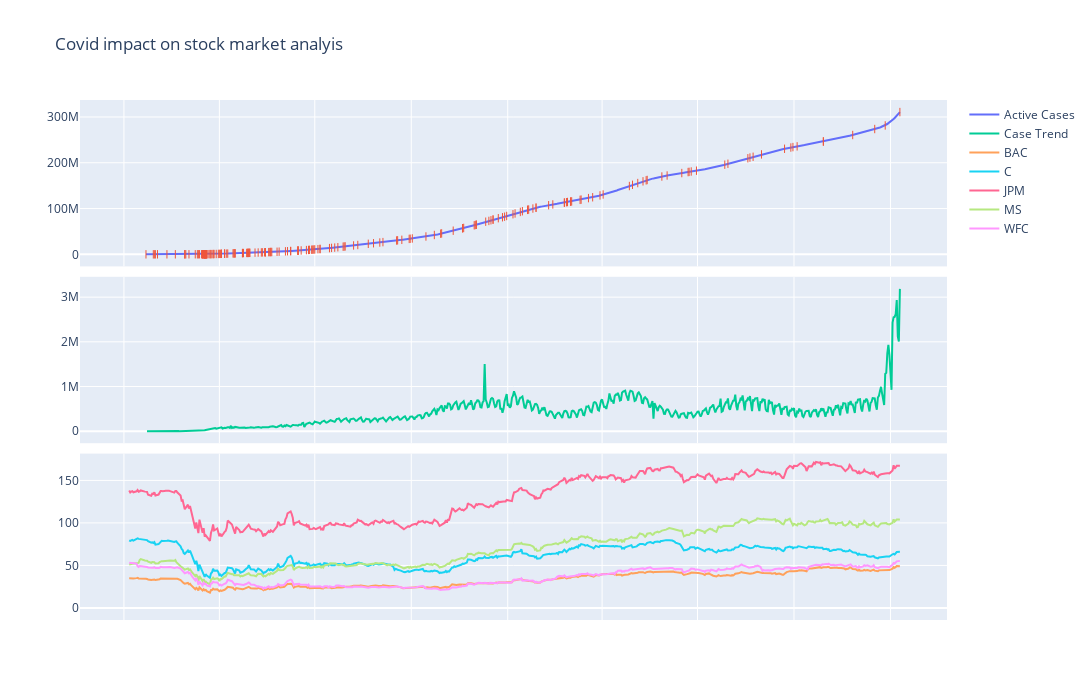

Notebook source saved alongside this figure:
### Code cell
#fig1 = px.line(cases_c, x='Event_Date', y='ActiveCases')
#fig2 = px.line(cases_c, x='Event_Date', y='CaseTrend')
#fig=px.subplot(fig1, fig2, nrows = 2, shareX = TRUE)
fig = make_subplots(rows=3, cols=1, shared_xaxes=True, vertical_spacing=00.02)
fig.add_trace(go.Scatter(x=Alldf['Event_Date'], y=Alldf['ActiveCases'], name="Active Cases"), row=1, col=1)
fig.add_trace(go.Scatter(x=Alldf[Alldf['Event'].notna()]['Event_Date'], y=Alldf[Alldf['Event'].notna()]['ActiveCases'],  hovertemplate=Alldf[Alldf['Event'].notna()]['Event'], mode='markers', marker_symbol='line-ns-open', showlegend=False, name="Event"), row=1, col=1)

fig.add_trace(go.Scatter(x=Alldf['Event_Date'], y=Alldf['CaseTrend'], name="Case Trend"), row=2, col=1)
fig.add_trace(go.Scatter(x=Alldf[Alldf['Event'].notna()]['Event_Date'], y=Alldf[Alldf['Event'].notna()]['CaseTrend'],  hovertemplate=Alldf[Alldf['Event'].notna()]['Event'], mode='markers', marker_symbol='line-ns', showlegend=False, name="Event"), row=2, col=1)


fig.add_trace(go.Scatter(x=xbac, y=ybac, name="BAC"), row=3, col=1)
fig.add_trace(go.Scatter(x=xc, y=yc, name="C"), row=3, col=1)
fig.add_trace(go.Scatter(x=xjpm, y=yjpm, name="JPM"), row=3, col=1)
fig.add_trace(go.Scatter(x=xms, y=yms, name="MS"), row=3, col=1)
fig.add_trace(go.Scatter(x=xwfc, y=ywfc, name="WFC", ), row=3, col=1)
fig.add_trace(go.Scatter(x=Alldf[Alldf['Event'].notna()]['Event_Date'], y=Alldf[Alldf['Event'].notna()]['BAC'],  hovertemplate=Alldf[Alldf['Event'].notna()]['Event'], mode='markers', marker_symbol='line-ns', showlegend=False, name="Event"), row=3, col=1)


fig.update_traces(xaxis='x1')
fig.update_layout(hovermode="x unified", height=700, width=1400, title_text="Covid impact on stock market analyis")

### Figure 1 — Plotly figure (JSON) as saved in the notebook; plotly's stock layout.template omitted (floating-point values rounded to 4 significant figures; data arrays with more than 128 entries replaced by an {"elided": "..."} marker saying what was removed)
{"data": [{"name": "Active Cases", "type": "scatter", "x": {"elided": "775 str values"}, "xaxis": "x", "y": {"elided": "775 int values"}, "yaxis": "y"}, {"hovertemplate": {"elided": "202 str values"}, "marker": {"symbol": "line-ns-open"}, "mode": "markers", "name": "Event", "showlegend": false, "type": "scatter", "x": {"elided": "202 str values"}, "xaxis": "x", "y": {"elided": "202 int values"}, "yaxis": "y"}, {"name": "Case Trend", "type": "scatter", "x": {"elided": "775 str values"}, "xaxis": "x", "y": {"elided": "775 int values"}, "yaxis": "y2"}, {"hovertemplate": {"elided": "202 str values"}, "marker": {"symbol": "line-ns"}, "mode": "markers", "name": "Event", "showlegend": false, "type": "scatter", "x": {"elided": "202 str values"}, "xaxis": "x", "y": {"elided": "202 int values"}, "yaxis": "y2"}, {"name": "BAC", "type": "scatter", "x": {"elided": "552 str values"}, "xaxis": "x", "y": {"elided": "552 float values"}, "yaxis": "y3"}, {"name": "C", "type": "scatter", "x": {"elided": "552 str values"}, "xaxis": "x", "y": {"elided": "552 float values"}, "yaxis": "y3"}, {"name": "JPM", "type": "scatter", "x": {"elided": "552 str values"}, "xaxis": "x", "y": {"elided": "552 float values"}, "yaxis": "y3"}, {"name": "MS", "type": "scatter", "x": {"elided": "552 str values"}, "xaxis": "x", "y": {"elided": "552 float values"}, "yaxis": "y3"}, {"name": "WFC", "type": "scatter", "x": {"elided": "552 str values"}, "xaxis": "x", "y": {"elided": "552 float values"}, "yaxis": "y3"}, {"hovertemplate": {"elided": "202 str values"}, "marker": {"symbol": "line-ns"}, "mode": "markers", "name": "Event", "showlegend": false, "type": "scatter", "x": {"elided": "202 str values"}, "xaxis": "x", "y": {"elided": "202 float values"}, "yaxis": "y3"}], "layout": {"height": 700, "hovermode": "x unified", "title": {"text": "Covid impact on stock market analyis"}, "width": 1400, "xaxis": {"anchor": "y", "domain": [0, 1], "matches": "x3", "showticklabels": false}, "xaxis2": {"anchor": "y2", "domain": [0, 1], "matches": "x3", "showticklabels": false}, "xaxis3": {"anchor": "y3", "domain": [0, 1]}, "yaxis": {"anchor": "x", "domain": [0.68, 1]}, "yaxis2": {"anchor": "x2", "domain": [0.34, 0.66]}, "yaxis3": {"anchor": "x3", "domain": [0, 0.32]}}}
